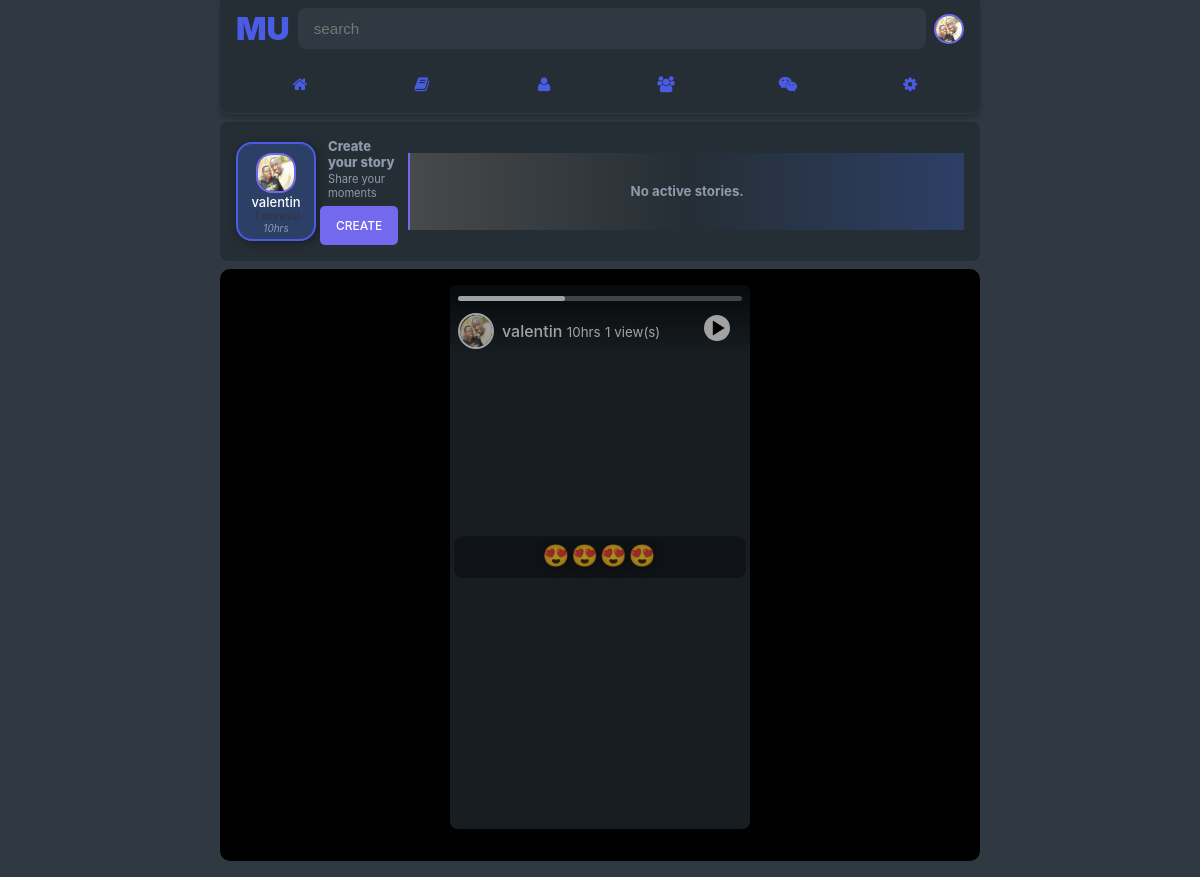
The app's page /stories/index.php?story=69 (signed in) with its own data.
### tables this page shows
CREATE TABLE `users` (
  `fname` varchar(100) NOT NULL,
  `lname` varchar(100) NOT NULL,
  `email` varchar(100) NOT NULL,
  `dob` date NOT NULL,
  `sex` varchar(7) NOT NULL,
  `username` varchar(100) NOT NULL,
  `password` varchar(100) NOT NULL,
  `about` varchar(500) NOT NULL DEFAULT 'Unknown',
  `profile_pic` varchar(500) NOT NULL DEFAULT 'default.png',
  `address` varchar(100) DEFAULT 'Unknown',
  `status` varchar(10) NOT NULL DEFAULT 'offline',
  `code` varchar(200) NOT NULL,
  `verified` tinyint(4) NOT NULL DEFAULT 0,
  `remember_me` varchar(200) NOT NULL
);

CREATE TABLE `stories` (
  `id` int(11) NOT NULL,
  `username` varchar(100) NOT NULL,
  `image` varchar(300) NOT NULL,
  `description` text NOT NULL,
  `expired` tinyint(4) NOT NULL,
  `created_at` timestamp NOT NULL DEFAULT current_timestamp(),
  `has_media` tinyint(4) DEFAULT 0,
  `media` varchar(300) NOT NULL,
  `views` int(11) NOT NULL DEFAULT 0
);

### config.php (called while the page is built, shortened)
<?php
$ROOT_URL = "/current";
function getUrl($sub_url = "") {
    $ROOT_URL = $GLOBALS['ROOT_URL'];
    return $ROOT_URL . $sub_url;
};

### classes/DB.php (called while the page is built, shortened)
<?php
class DB
{
    protected string $server;
    protected string $user;
    protected string $database;
    protected string $password;
    public function __construct(string $server = "localhost", string $user = "root", string $database = "new_project2", string $password = "",$charset="utf8mb4")
    {
        $this->server   = $server;
        $this->user     = $user;
        $this->database = $database;
        $this->password = $password;
    }
    public function createConnection(): PDO
    {
        $conn = new PDO(
            "mysql:host=$this->server;dbname=$this->database",
            $this->user,
            $this->password
        );
        $conn->setAttribute(PDO::ATTR_ERRMODE, PDO::ERRMODE_EXCEPTION);
        return $conn;
    }
    public static function conn(array $args = []): PDO
    {
        return (new DB(...$args))->createConnection();
    }
}

### auth/User.php (called while the page is built, shortened)
<?php
require __DIR__ . "/../config.php";
require_once $ROOT_DIR .  "/classes/DB.php";
class User
{
    public static function findOne(
        string $username = "",
        string $email = ""
    ): User|bool {
        $query = "SELECT * FROM `users` WHERE `username` = ? OR `email` = ?";
        $stmt = DB::conn()->prepare($query);
        $stmt->execute([$username, $email]);
        $stmt->setFetchMode(PDO::FETCH_CLASS, __CLASS__);
        return $stmt->fetch();
    }
}

### auth/Auth.php (called while the page is built, shortened)
<?php
require_once __DIR__ . "/User.php";
class Auth
{
    public static function currentUser(): User|bool
    {
        $user = User::findOne(username: $_SESSION['auth_user']);
        return $user;
    }
}

### auth/authenticate.php (called while the page is built, shortened)
<?php
require_once __DIR__ . "/Auth.php";
if (!($me = Auth::currentUser())) {
    $me = Auth::checkRemembered();
    if (!$me) {
        header("Location: $ROOT_URL/auth/index.php");
        exit("Unauthenticated");
    }
    Auth::authenticate($me);
}

### classes/init.php (called while the page is built, shortened)
<?php
require_once __DIR__ . "/../auth/authenticate.php";
require_once  __DIR__ . "/../config.php";
require_once __DIR__ . '/./DB.php';
require_once __DIR__ . '/./date.php';
require_once __DIR__ . '/../auth/Auth.php';
$date_obj       = new Dates();

### stories/Story.php (called while the page is built, shortened)
<?php
require_once __DIR__ . "/../classes/DB.php";
class Story
{
    public int $id;
    public static function findOne(int $id): Story|bool
    {
        $connection = DB::conn();
        $new_stmt = $connection->prepare(
            "SELECT * FROM `stories` WHERE `id` = ?
            AND DATEDIFF(NOW(), `created_at`) < 1"
        );
        $new_stmt->setFetchMode(PDO::FETCH_CLASS, __CLASS__);
        $new_stmt->execute([$id]);
        return $new_stmt->fetch();
    }
    public static function getUserStories(string $username):array
    {
        $stmt = DB::conn()->prepare(
            "SELECT * FROM `stories` WHERE `username`=:username AND DATEDIFF(NOW(), `created_at`) < 1"
        );
        $stmt->setFetchMode(PDO::FETCH_CLASS, __CLASS__);
        $stmt->execute([':username' => $username]);
        return $stmt->fetchAll();
    }
    public static function viewStory(string $username, int $story_id)
    {
        if (Story::findOne($story_id)?->viewedBy($username)) {
            return true;
        }
        $query = "INSERT INTO `story_views`
        (`username`, `story_id`) VALUES (:user,:story)";
        $stmt = DB::conn()->prepare($query);
        $stmt->execute([':user' => $username, ':story' => $story_id]);
        $stmt2 = DB::conn()->prepare(
            "UPDATE `stories` SET `stories`.`views` = `stories`.`views` + 1 WHERE `id`= ?"
        );
        $stmt2->execute([$story_id]);
        return ($stmt->rowCount() && $stmt2->rowCount());
    }
    public static function findByUser(string $username)
    {
        $stmt = DB::conn()->prepare(
            "SELECT *,
            IFNULL(
                (SELECT COUNT(`stories`.`id`)
                FROM `stories` WHERE `username` = ?
                AND DATEDIFF(NOW(), `created_at`) < 1),
                0
            ) as story_count
            FROM `stories`
            WHERE `username`=?
            AND DATEDIFF(NOW(), `stories`.`created_at`) < 1
            ORDER BY created_at ASC LIMIT 1"
        );
        $stmt->execute([$username, $username]);
        $stmt->setFetchMode(PDO::FETCH_CLASS, __CLASS__);
        return $stmt->fetch();
    }
    public function viewedBy(string $username)
    {
        $sql = "SELECT * FROM `story_views` WHERE `username` =:username AND `story_id` = :story";
        $stmt = DB::conn()->prepare($sql);
        $stmt->execute([':username' => $username, ':story' => $this->id]);
        return $stmt->rowCount() > 0;
    }
}

### classes/date.php (called while the page is built, shortened)
<?php
	class Dates
	{
		protected $now;
		function __construct()
		{
			$this->now = strtotime(date("Y-m-d H:i:s"));
		}
		function dateDiffStr($date){
			$diff = $this->now - strtotime($date);
			if ($diff < 60) {
				if ($diff >= 0) {
					return "now";
				}else{
					if ($diff > -60) {
						return " next " . $diff . "sec";
					}
					elseif ($diff <= -60 && $diff > -3600) {
						return " next " . round($diff/-60) . "min";
					}
					elseif ($diff <= -3600 && $diff > -86400) {
						return " next " . round($diff/-3600) . "hr";
					}
					elseif ($diff <= -86400 && $diff > (-86400 * 7)) {
						if (round($diff/-86400) == 1) {
							return "Tommorow " . date("G:i", strtotime($date));
							exit;
						}
						return date("D, M j", strtotime($date));
					}
					else {
						$year = date_format(date_create($date), "Y");
						if ($year == date("Y", $this->now)) {
							return date("M j", strtotime($date));
						}else{
							return date("M j, Y", strtotime($date));
						}
					}
				}
			}
			elseif ($diff >= 60 && $diff < 3600) {
				return round($diff/60) . "min";
			}
			elseif ($diff >= 3600 && $diff < 86400) {
				return (round($diff/3600) > 1 )? round($diff/3600) . "hrs" : "1hr";
			}
			elseif ($diff >= 86400 && $diff < (86400 * 7)) {
				if (round($diff/86400) == 1) {
					return "Yesterday " . date("G:i", strtotime($date));
					exit;
				}
				return  date("D, G:i", strtotime($date));
			}
		}
	}

### stories/index.php (the view, shortened to what this page needs)
<?php
require __DIR__ . '/../classes/init.php';
require __DIR__ . '/./Story.php';
$main_story = null;
$stories = Story::getFriendsStories($me->username);
$user_stories = [];
if (isset($_GET['story']) && is_numeric($_GET['story'])) {
    $story_id = intval($_GET['story']);
    Story::viewStory($me->username, $story_id);
    $main_story = Story::findOne(intval($_GET['story']));
    $user_stories = Story::getUserStories($main_story->username);
}
$my_story = Story::findByUser($me->username);
$main_story_data = $main_story ? json_encode($main_story) : "";
function fromActiveUser(Story $story)
{
    $main_story = $GLOBALS['main_story'];
    return $story->username === $main_story?->username;
}
?>
<!DOCTYPE html>
<html lang="en">
<head>
    <link rel="stylesheet" href="<?php echo $ROOT_URL; ?>/stories/css/main.css">
    <link rel="stylesheet" href="<?php echo $ROOT_URL; ?>/stories/css/stories.css">
</head>
<body>
    <div class="storyContainer">
        <?php require_once "../menu/menu.php"; ?>
        <div class="sideBar">
            <div class="myStory">
                <?php if ($my_story) : ?>
                    <div class="storyList">
                        <div class="storyItem <?php echo fromActiveUser($my_story) ? "active" : ""; ?>">
                            <div class="storyImg">
                                <img src="<?php echo getUrl("/images/" . urlencode($me->profile_pic)); ?>" alt="User Pic" />
                            </div>
                            <div class="storyDetails">
                                <a href="<?php echo getUrl("/friends/profile.php?user={$my_story->username}"); ?>" class="storyName">
                                    <?php echo $my_story->username; ?>
                                </a>
                                <div class="storyData">
                                    <?php echo $my_story->story_count ? "</span><span class='storyCount'>{$my_story->story_count} storie(s)</span>" : ""; ?>
                                    <span class="storyTime"><?php echo $date_obj->dateDiffStr($my_story->created_at); ?></span>
                                </div>
                            </div>
                        </div>
                    </div>
                <?php endif; ?>
                <div class="storyCreate">
                    <a href="<?php echo getUrl("/stories/story_create.php"); ?>" class="storyCreateBtn btn">Create</a class="btn">
                    <div class="createText">
                        <h5 class="createStoryHeader">Create your story</h5>
                        <small class="createStoryDec">Share your moments</small>
                    </div>
                </div>
            </div>
            <div class="friendStories">
                <div class="storyList">
                    <?php echo empty($stories) ? "<h5>No active stories.</h5>" : ""; ?>
                </div>
            </div>
        </div>
        <div class="main">
            <?php if ($main_story) : ?>
                <?php $user = User::findOne($main_story->username); ?>
                <div class="storyPreviewContainer">
                    <div data-main-story="<?php echo $main_story_data; ?>" class="storyPreview">
                        <?php if ($main_story->description) : ?>
                            <div class="<?php echo (!$main_story->image && !$main_story->has_media) ? 'centered' : ""; ?> storyDesc"><?php echo $main_story->description; ?></div>
                        <?php endif; ?>
                        <div class="storyPreviewControls">
                            <div class="storyPreviewProgressBars">
                                <?php foreach ($user_stories as $i => $user_story) : ?>
                                    <?php
                                    $active = $user_story->id === $main_story->id ? "active" : "";
                                    $viewed = $user_story?->viewedBy($me->username) ? "viewed" : "";
                                    $done = $user_story->id < $main_story->id ? "done" : "";
                                    ?>
                                    <a href="<?php echo $ROOT_URL; ?>/stories/index.php?story=<?php echo $user_story->id; ?>" style="width: <?php echo (100 / count($user_stories)); ?>%" class="<?php echo " $active $done $viewed"; ?> storyPreviewProgressContainer">
                                        <div class="storyPreviewProgress"></div>
                                    </a>
                                <?php endforeach; ?>
                            </div>
                            <div class="storyPreviewUser">
                                <div class="storyPreviewUserImg">
                                    <img src="<?php echo $ROOT_URL; ?>/images/<?php echo $user->profile_pic; ?>" alt="user image">
                                </div>
                                <div class="storyPreviewUserInfo">
                                    <a href="#" class="storyPreviewUserName"><?php echo $main_story->username; ?></a>
                                    <span class="storyPreviewTime"><?php echo $date_obj->dateDiffStr($main_story->created_at); ?></span>
                                    <span class="storyPreviewViews"><?php echo $main_story->views; ?> view(s)</span>
                                </div>
                            </div>
                            <div class="storyPreviewMediaControls">
                                <span data-play-icon class="storyPreviewMediaControlIcon">
                                    <img src="<?php echo getUrl("/assets/images/play.png") ?>" alt="play icon">
                                </span>
                            </div>
                        </div>
                    </div>
                    <form class="storyPreviewReply" action="<?php echo $ROOT_URL; ?>/stories/story_reply.php" method="post">
                    </form>
                </div>
            <?php endif; ?>
        </div>
    </div>
</body>
</html>

### menu/menu.php (shortened to what this page needs)
<?php
function getActive($url)
{
    $found = strpos($_SERVER['REQUEST_URI'], $url);
    echo ($found !== false) ? "active" : "";
}
?>
<head>
    <link rel="stylesheet" href="<?php echo getUrl("/css/font-awesome-4.5.0/css/font-awesome.min.css") ?>">
    <link rel="stylesheet" href="<?php echo getUrl("/css/main.css") ?>">
</head>
<nav>
    <header>
        <a href="<?php echo $ROOT_URL; ?>" class="navLogo">MU</a>
        <div class="navSearch">
            <input data-nav-search-input type="search" placeholder="search" />
        </div>
        <div class="navUserImage">
            <img src="<?php echo getUrl("/images/{$me->profile_pic}");  ?>" alt="profile" />
        </div>
    </header>
    <ul>
        <li title="Home">
            <a data-tooltip="Home" class="<?php getActive(getUrl("/post/home.php")); ?>" href="<?php echo getUrl("/post/home.php"); ?>"><i class="fa fa-home"></i></a>
        </li>
        <li title="Stories"><a data-tooltip="stories" class="<?php getActive(getUrl("/stories")); ?>" href="<?php echo getUrl("/stories"); ?>"><i class="fa fa-book"></i></a> </li>
        <li title="Profile"><a data-tooltip="Profile" class="<?php getActive(getUrl("/friends/profile.php")); ?>" href="<?php echo getUrl("/friends/profile.php"); ?>"><i class="fa fa-user"></i></a></li>
        <li title="Friends">
            <a data-tooltip="friends" class="<?php getActive(getUrl("/friends/friends.php")); ?>" href="<?php echo getUrl("/friends/friends.php"); ?>">
                <i class="fa fa-users"></i>
            </a>
        </li>
        <li title="Messages">
            <a data-tooltip="messages" class="<?php getActive(getUrl("/message")); ?>" href="<?php echo getUrl("/message"); ?>">
                <i class="fa fa-wechat"></i>
            </a>
        </li>
        <li title="Settings">
            <a href="#"> <i class="fa fa-cog fa-fw"></i> <span></span></a>
        </li>
    </ul>
</nav>

### records on screen
users: profile_pic (picture)
stories: username "valentin", created_at "10hrs", description "😍😍😍😍", 100 / count($user_stories) 100 (drawn), views "1"
